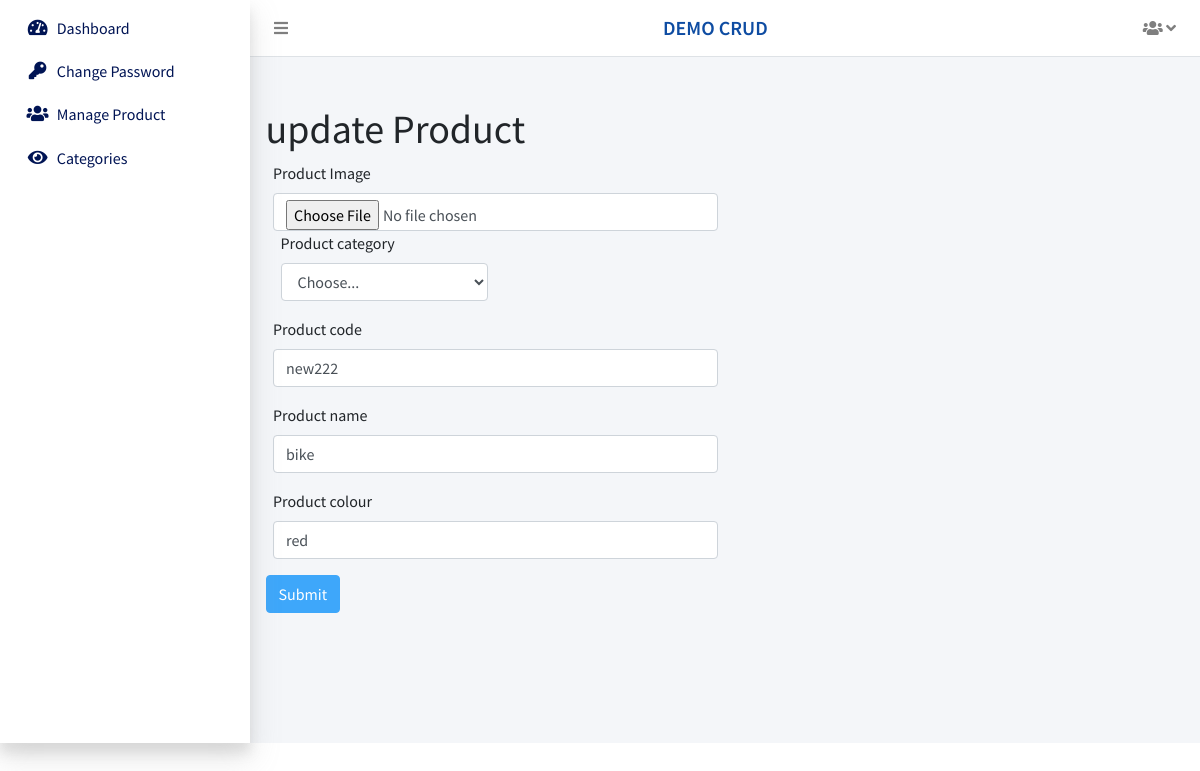
The page /admin/update-product.php?id=34 (signed in) on the database its author committed.
### tables this page shows
CREATE TABLE `tbl_product` (
  `id` int(11) NOT NULL,
  `product_image` varchar(255) NOT NULL,
  `product_category` varchar(255) NOT NULL,
  `product_code` varchar(255) NOT NULL,
  `product_name` varchar(255) NOT NULL,
  `product_colour` varchar(255) NOT NULL,
  `created_at` datetime NOT NULL DEFAULT current_timestamp()
);

### include/DbConfig.php (called while the page is built, shortened)
<?php
class DbConfig
{
    private $_host = 'localhost';
    private $_username = 'root';
    private $_password = '';
    private $_database = 'projects';
    protected $connection;
    public function __construct()
    {
        if (!isset($this->connection)) {
            $this->connection = new mysqli($this->_host, $this->_username, $this->_password, $this->_database);
        }
        return $this->connection;
    }
}
?>

### include/Crud.php (called while the page is built, shortened)
<?php
include_once 'DbConfig.php';
class Crud extends DbConfig
{
    public function getData($query)
    {
        $result = $this->connection->query($query);
        $rows = array();
        while ($row = $result->fetch_assoc()) {
            $rows[] = $row;
        }
        return $rows;
    }
}
?>

### admin/update-product.php (the view, shortened to what this page needs)
<?php require("admin-header.php");
include_once 'DbConfig.php';
$crud = new Crud();
      $id = $_GET['id'];
     $res=$crud->getData("SELECT * FROM ".TABLE_PREFIX ."product where id = '".$id."' ");
     $data=$res[0];
?>
<div class="content-wrapper">
    <section class="content nw-list">
        <div class="row d-flex align-items-stretch">
            <div class="col-lg-12">
                <div class="container mt-5">
                    <h1> update Product </h1>
                    <form action="" method="post"  enctype="multipart/form-data">
                        <div class="mb-3 col-md-6">
                            <label for="exampleInputEmail1" class="form-label">Product Image</label>
                            <input type="file" name="product_image" class="form-control" value="<?php if (isset($_FILES['product_image'])) {
                                                                                          echo $data['product_image'];
                                                                                        } ?>" class="inputs-prgnis required">
                       <div class="mb-3 col-md-6">
                        <label for="" class="form-label">Product category</label>
                        <select name="product_category" class="form-control">
                            <option selected>Choose...</option>
                            </select>
                        </div>
                            <label for="exampleInputEmail1" class="form-label">Product code</label>
                            <input type="text" name="product_code" class="form-control" value="<?php echo $data['product_code'];?>" class="inputs-prgnis required">
                        </div>
                       <div class="mb-3 col-md-6">
                            <label for="exampleInputPassword1" class="form-label">Product name</label>
                            <input type="text" name="product_name" class="form-control" value="<?php echo $data['product_name'];?>" class="inputs-prgnis required">
                        </div>
                        <div class="mb-3 col-md-6">
                            <label for="exampleInputPassword1" class="form-label">Product colour</label>
                            <input type="text" name="product_colour" class="form-control" value="<?php echo $data['product_colour'];?>" class="inputs-prgnis required">
                        </div>
                        <input type="submit" class="btn btn-primary" name="submit" value="Submit"></button>
                    </form>
                </div>

### rows shown on the page
tbl_product: product_code "new222", product_name "bike", product_colour "red"

### other values the page prints
SITE_TITLE "DEMO CRUD"
